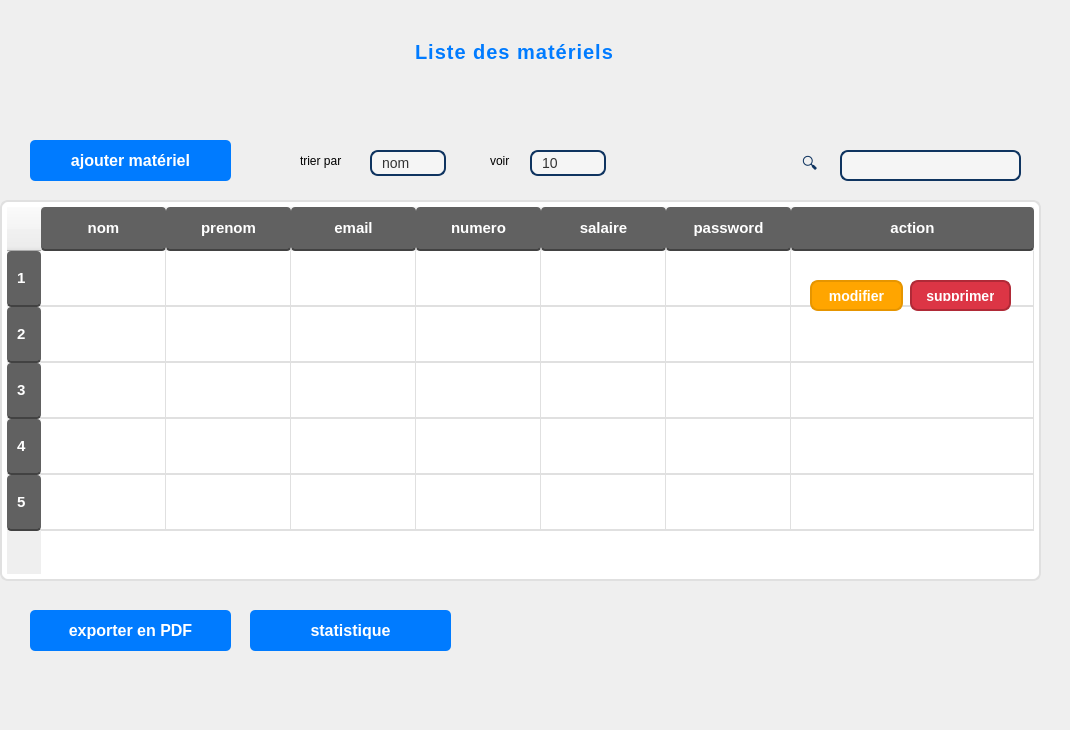
    <widget class="QWidget" name="page">
     <widget class="QWidget" name="maincontent_2" native="true">
      <property name="geometry">
       <rect>
        <x>-20</x>
        <y>10</y>
        <width>1061</width>
        <height>711</height>
       </rect>
      </property>
      <property name="sizePolicy">
       <sizepolicy hsizetype="Preferred" vsizetype="Preferred">
        <horstretch>10</horstretch>
        <verstretch>16</verstretch>
       </sizepolicy>
      </property>
      <property name="styleSheet">
       <string notr="true">QWidget#maincontent
 {
    background-color: white;
}
</string>
      </property>
      <widget class="QPushButton" name="pushButton_4">
       <property name="geometry">
        <rect>
         <x>50</x>
         <y>600</y>
         <width>201</width>
         <height>41</height>
        </rect>
       </property>
       <property name="styleSheet">
        <string notr="true">QPushButton {
    background-color: #007bff;  /* Bleu */
    color: white;
    border-radius: 5px;
    padding: 8px 15px;
    font-size: 12pt;
    font-weight: bold;
}

QPushButton:hover {
    background-color: #0056b3;  /* Bleu foncé au survol */
}

</string>
       </property>
       <property name="text">
        <string>exporter en PDF</string>
       </property>
      </widget>
      <widget class="QLabel" name="label_5">
       <property name="geometry">
        <rect>
         <x>810</x>
         <y>140</y>
         <width>81</width>
         <height>31</height>
        </rect>
       </property>
       <property name="styleSheet">
        <string notr="true">QLabel {
    font-size: 16px;
    color: #0f3460;
    padding-left: 8px;
}
</string>
       </property>
       <property name="text">
        <string>🔍</string>
       </property>
      </widget>
      <widget class="QLineEdit" name="lineEdit_3">
       <property name="geometry">
        <rect>
         <x>860</x>
         <y>140</y>
         <width>181</width>
         <height>31</height>
        </rect>
       </property>
       <property name="styleSheet">
        <string notr="true">QLineEdit {
    background-color: #f5f5f5;  /* Fond gris clair moderne */
    border: 2px solid #0f3460;  /* Bordure bleu foncé */
    border-radius: 8px;  /* Coins arrondis */
    padding: 8px 12px;  /* Espacement du texte */
    font-size: 14px;
    color: #333;  /* Couleur du texte */
}

QLineEdit:focus {
    border: 2px solid #e94560;  /* Bordure rouge clair quand on clique */
    background-color: white;  /* Fond blanc au focus */
}
</string>
       </property>
      </widget>
      <widget class="QLabel" name="label_6">
       <property name="geometry">
        <rect>
         <x>510</x>
         <y>140</y>
         <width>63</width>
         <height>21</height>
        </rect>
       </property>
       <property name="styleSheet">
        <string notr="true">Qlabel_6 {
    font-size: 14px;
    font-weight: bold;
    color: #555; /* Gris foncé pour un bon contraste */
    padding: 3px;
    border-radius: 5px;
    background-color: transparent; /* Fond transparent pour un design propre */
}
</string>
       </property>
       <property name="text">
        <string>voir </string>
       </property>
      </widget>
      <widget class="QComboBox" name="comboBox_3">
       <property name="geometry">
        <rect>
         <x>550</x>
         <y>140</y>
         <width>76</width>
         <height>26</height>
        </rect>
       </property>
       <property name="styleSheet">
        <string notr="true">QComboBox {
    background-color: #f5f5f5;  /* Fond gris clair */
    border: 2px solid #0f3460;  /* Bordure bleu foncé */
    border-radius: 8px;  /* Coins arrondis */
    padding: 5px 10px;  /* Espacement interne */
    font-size: 14px;
    color: #333;  /* Texte noir */
}

QComboBox::drop-down {
    border: none;
    background: transparent;
    width: 25px;
}

QComboBox::down-arrow {
    image: url(dropdown-icon.png);  /* Icône personnalisée */
    width: 16px;
    height: 16px;
}

QComboBox QAbstractItemView {
    background-color: white;
    border: 1px solid #0f3460;  /* Bordure bleu foncé */
    selection-background-color: #e94560;  /* Fond rouge clair au survol */
    selection-color: white;  /* Texte blanc */
    padding: 5px;
}
</string>
       </property>
       <item>
        <property name="text">
         <string>10</string>
        </property>
       </item>
       <item>
        <property name="text">
         <string>25</string>
        </property>
       </item>
       <item>
        <property name="text">
         <string>50</string>
        </property>
       </item>
       <item>
        <property name="text">
         <string>100</string>
        </property>
       </item>
      </widget>
      <widget class="QTableWidget" name="tableWidget_2">
       <property name="geometry">
        <rect>
         <x>20</x>
         <y>190</y>
         <width>1041</width>
         <height>381</height>
        </rect>
       </property>
       <property name="styleSheet">
        <string notr="true">QTableWidget {
    background-color: #ffffff; /* Fond blanc pour un look épuré */
    border: 2px solid #e0e0e0; /* Bordure grise légère */
    gridline-color: #e0e0e0; /* Lignes de grille gris clair */
    selection-background-color: #757575; /* Couleur de sélection grise */
    selection-color: white; /* Texte en blanc sur la sélection */
    font-size: 14px; /* Taille du texte */
    border-radius: 8px; /* Coins arrondis pour le tableau */
    padding: 5px; /* Espace intérieur */
    alternate-background-color: #f5f5f5; /* Couleur alternative pour les lignes */
}

QHeaderView::section {
    background-color: #616161; /* En-têtes en gris foncé */
    color: white; /* Texte blanc */
    font-weight: bold;
    padding: 10px; /* Espacement dans les en-têtes */
    border: none; /* Supprimer les bordures par défaut */
    border-bottom: 2px solid #424242; /* Ligne de séparation sous l'en-tête */
    border-radius: 4px; /* Coins légèrement arrondis pour les en-têtes */
    font-size: 15px; /* Taille du texte des en-têtes */
}

QTableWidget::item {
    padding: 8px; /* Espacement dans les cellules */
    border-bottom: 1px solid #e0e0e0; /* Séparation douce des lignes */
}

QTableWidget::item:hover {
    background-color: #eeeeee; /* Couleur de survol gris clair */
}

QTableWidget::item:selected {
    background-color: #757575; /* Couleur de sélection grise */
    color: white; /* Texte en blanc sur la sélection */
}

QScrollBar:vertical {
    background-color: #ffffff; /* Fond de la barre de défilement */
    width: 12px; /* Largeur de la barre de défilement */
    margin: 0px 0px 0px 0px;
}

QScrollBar::handle:vertical {
    background-color: #757575; /* Couleur de la poignée grise */
    border-radius: 6px; /* Coins arrondis pour la poignée */
    min-height: 20px; /* Hauteur minimale de la poignée */
}

QScrollBar::add-line:vertical,
QScrollBar::sub-line:vertical {
    background: none; /* Supprimer les flèches de défilement */
}

QScrollBar::add-page:vertical,
QScrollBar::sub-page:vertical {
    background: none; /* Supprimer l'arrière-plan de la barre */
}</string>
       </property>
       <attribute name="horizontalHeaderDefaultSectionSize">
        <number>125</number>
       </attribute>
       <attribute name="horizontalHeaderStretchLastSection">
        <bool>true</bool>
       </attribute>
       <attribute name="verticalHeaderDefaultSectionSize">
        <number>56</number>
       </attribute>
       <row/>
       <row/>
       <row/>
       <row/>
       <row/>
       <column>
        <property name="text">
         <string>nom</string>
        </property>
        <property name="font">
         <font>
          <family>Sans Serif Collection</family>
          <bold>true</bold>
          <stylestrategy>PreferDefault</stylestrategy>
          <hintingpreference>PreferDefaultHinting</hintingpreference>
         </font>
        </property>
        <property name="foreground">
         <brush brushstyle="SolidPattern">
          <color alpha="255">
           <red>0</red>
           <green>0</green>
           <blue>0</blue>
          </color>
         </brush>
        </property>
       </column>
       <column>
        <property name="text">
         <string>prenom</string>
        </property>
        <property name="font">
         <font>
          <bold>true</bold>
         </font>
        </property>
        <property name="background">
         <color>
          <red>152</red>
          <green>152</green>
          <blue>152</blue>
         </color>
        </property>
       </column>
       <column>
        <property name="text">
         <string>email</string>
        </property>
        <property name="font">
         <font>
          <bold>true</bold>
         </font>
        </property>
       </column>
       <column>
        <property name="text">
         <string>numero</string>
        </property>
        <property name="font">
         <font>
          <bold>true</bold>
         </font>
        </property>
       </column>
       <column>
        <property name="text">
         <string>salaire</string>
        </property>
        <property name="font">
         <font>
          <bold>true</bold>
         </font>
        </property>
       </column>
       <column>
        <property name="text">
         <string>password</string>
        </property>
        <property name="font">
         <font>
          <bold>true</bold>
         </font>
        </property>
       </column>
       <column>
        <property name="text">
         <string>action</string>
        </property>
        <property name="font">
         <font>
          <italic>false</italic>
          <bold>true</bold>
         </font>
        </property>
       </column>
       <item row="0" column="0">
        <property name="text">
         <string/>
        </property>
        <property name="foreground">
         <brush brushstyle="Dense1Pattern">
          <color alpha="255">
           <red>155</red>
           <green>144</green>
           <blue>155</blue>
          </color>
         </brush>
        </property>
        <property name="icon">
         <iconset theme="QIcon::ThemeIcon::WeatherShowers"/>
        </property>
       </item>
       <item row="0" column="1">
        <property name="text">
         <string/>
        </property>
        <property name="font">
         <font>
          <strikeout>false</strikeout>
         </font>
        </property>
       </item>
       <item row="1" column="0">
        <property name="text">
         <string/>
        </property>
        <property name="font">
         <font>
          <italic>false</italic>
         </font>
        </property>
        <property name="background">
         <brush brushstyle="NoBrush">
          <color alpha="255">
           <red>0</red>
           <green>0</green>
           <blue>0</blue>
          </color>
         </brush>
        </property>
        <property name="foreground">
         <brush brushstyle="NoBrush">
          <color alpha="255">
           <red>0</red>
           <green>0</green>
           <blue>0</blue>
          </color>
         </brush>
        </property>
       </item>
      </widget>
      <widget class="QPushButton" name="pushButton_5">
       <property name="geometry">
        <rect>
         <x>270</x>
         <y>600</y>
         <width>201</width>
         <height>41</height>
        </rect>
       </property>
       <property name="styleSheet">
        <string notr="true">QPushButton {
    background-color: #007bff;  /* Bleu */
    color: white;
    border-radius: 5px;
    padding: 8px 15px;
    font-size: 12pt;
    font-weight: bold;
}

QPushButton:hover {
    background-color: #0056b3;  /* Bleu foncé au survol */
}
</string>
       </property>
       <property name="text">
        <string>statistique</string>
       </property>
      </widget>
      <widget class="QLabel" name="lis">
       <property name="geometry">
        <rect>
         <x>430</x>
         <y>20</y>
         <width>231</width>
         <height>51</height>
        </rect>
       </property>
       <property name="styleSheet">
        <string notr="true">QLabel#lis {
    font-size: 20px;
    font-weight: bold;
    color: #007BFF; /* Bleu vif */
    text-transform: uppercase;
    letter-spacing: 1px;
    border-bottom: 3px solid #007BFF; /* Ligne de séparation */
    padding-bottom: 5px;
}
</string>
       </property>
       <property name="text">
        <string>Liste des matériels</string>
       </property>
      </widget>
      <widget class="QPushButton" name="ajmateriel_3">
       <property name="geometry">
        <rect>
         <x>50</x>
         <y>130</y>
         <width>201</width>
         <height>41</height>
        </rect>
       </property>
       <property name="styleSheet">
        <string notr="true">QPushButton {
    background-color: #007bff;  /* Bleu */
    color: white;
    border-radius: 5px;
    padding: 8px 15px;
    font-size: 12pt;
    font-weight: bold;
}

QPushButton:hover {
    background-color: #0056b3;  /* Bleu foncé au survol */
}
</string>
       </property>
       <property name="text">
        <string>ajouter matériel</string>
       </property>
      </widget>
      <widget class="QComboBox" name="comboBox_5">
       <property name="geometry">
        <rect>
         <x>390</x>
         <y>140</y>
         <width>76</width>
         <height>26</height>
        </rect>
       </property>
       <property name="styleSheet">
        <string notr="true">QComboBox {
    background-color: #f5f5f5;  /* Fond gris clair */
    border: 2px solid #0f3460;  /* Bordure bleu foncé */
    border-radius: 8px;  /* Coins arrondis */
    padding: 5px 10px;  /* Espacement interne */
    font-size: 14px;
    color: #333;  /* Texte noir */
}

QComboBox::drop-down {
    border: none;
    background: transparent;
    width: 25px;
}

QComboBox::down-arrow {
    image: url(dropdown-icon.png);  /* Icône personnalisée */
    width: 16px;
    height: 16px;
}

QComboBox QAbstractItemView {
    background-color: white;
    border: 1px solid #0f3460;  /* Bordure bleu foncé */
    selection-background-color: #e94560;  /* Fond rouge clair au survol */
    selection-color: white;  /* Texte blanc */
    padding: 5px;
}
</string>
       </property>
       <item>
        <property name="text">
         <string>nom</string>
        </property>
       </item>
       <item>
        <property name="text">
         <string>cout</string>
        </property>
       </item>
      </widget>
      <widget class="QLabel" name="labell">
       <property name="geometry">
        <rect>
         <x>320</x>
         <y>140</y>
         <width>63</width>
         <height>21</height>
        </rect>
       </property>
       <property name="styleSheet">
        <string notr="true">QLabell
 {
    font-size: 14px;
    font-weight: bold;
    color: #555; /* Gris foncé pour un bon contraste */
    padding: 3px;
    border-radius: 5px;
    background-color: transparent; /* Fond transparent pour un design propre */
}
</string>
       </property>
       <property name="text">
        <string>trier par</string>
       </property>
      </widget>
      <widget class="QPushButton" name="pushButton_9">
       <property name="geometry">
        <rect>
         <x>830</x>
         <y>270</y>
         <width>93</width>
         <height>31</height>
        </rect>
       </property>
       <property name="styleSheet">
        <string notr="true">QPushButton {
    background-color: #FFA500; /* Couleur orange pour différencier */
    color: white; /* Texte blanc */
    border-radius: 8px; /* Coins arrondis */
    padding: 8px 15px; /* Ajustement de la taille */
    font-size: 14px; /* Taille du texte */
    font-weight: bold; /* Texte en gras */
    border: 2px solid #E69500; /* Bordure légèrement plus foncée */
}

QPushButton:hover {
    background-color: #FF8C00; /* Couleur plus foncée au survol */
}

QPushButton:pressed {
    background-color: #E69500; /* Couleur plus foncée quand cliqué */
    border: 2px solid #CC7700; /* Bordure encore plus foncée */
}
</string>
       </property>
       <property name="text">
        <string>modifier</string>
       </property>
      </widget>
      <widget class="QPushButton" name="pushButton_10">
       <property name="geometry">
        <rect>
         <x>930</x>
         <y>270</y>
         <width>101</width>
         <height>31</height>
        </rect>
       </property>
       <property name="styleSheet">
        <string notr="true">QPushButton {
    background-color: #DC3545; /* Rouge vif */
    color: white; /* Texte blanc */
    border-radius: 8px; /* Coins arrondis */
    padding: 8px 15px; /* Ajustement de la taille */
    font-size: 14px; /* Taille du texte */
    font-weight: bold; /* Texte en gras */
    border: 2px solid #B02A37; /* Bordure légèrement plus foncée */
}

QPushButton:hover {
    background-color: #C82333; /* Rouge plus foncé au survol */
}

QPushButton:pressed {
    background-color: #B02A37; /* Rouge plus foncé quand cliqué */
    border: 2px solid #8B1E26; /* Bordure encore plus foncée */
}
</string>
       </property>
       <property name="text">
        <string>supprimer</string>
       </property>
      </widget>
      <widget class="QLabel" name="label">
       <property name="geometry">
        <rect>
         <x>930</x>
         <y>580</y>
         <width>111</width>
         <height>91</height>
        </rect>
       </property>
       <property name="text">
        <string/>
       </property>
       <property name="pixmap">
        <pixmap>../../../../Downloads/mmm.png</pixmap>
       </property>
       <property name="scaledContents">
        <bool>true</bool>
       </property>
      </widget>
      <widget class="QLabel" name="label_19">
       <property name="geometry">
        <rect>
         <x>980</x>
         <y>-10</y>
         <width>71</width>
         <height>71</height>
        </rect>
       </property>
       <property name="text">
        <string/>
       </property>
       <property name="pixmap">
        <pixmap>../../../../Downloads/Capture_d_écran_2025-02-17_212705-removebg-preview.png</pixmap>
       </property>
       <property name="scaledContents">
        <bool>true</bool>
       </property>
      </widget>
     </widget>
    </widget>
